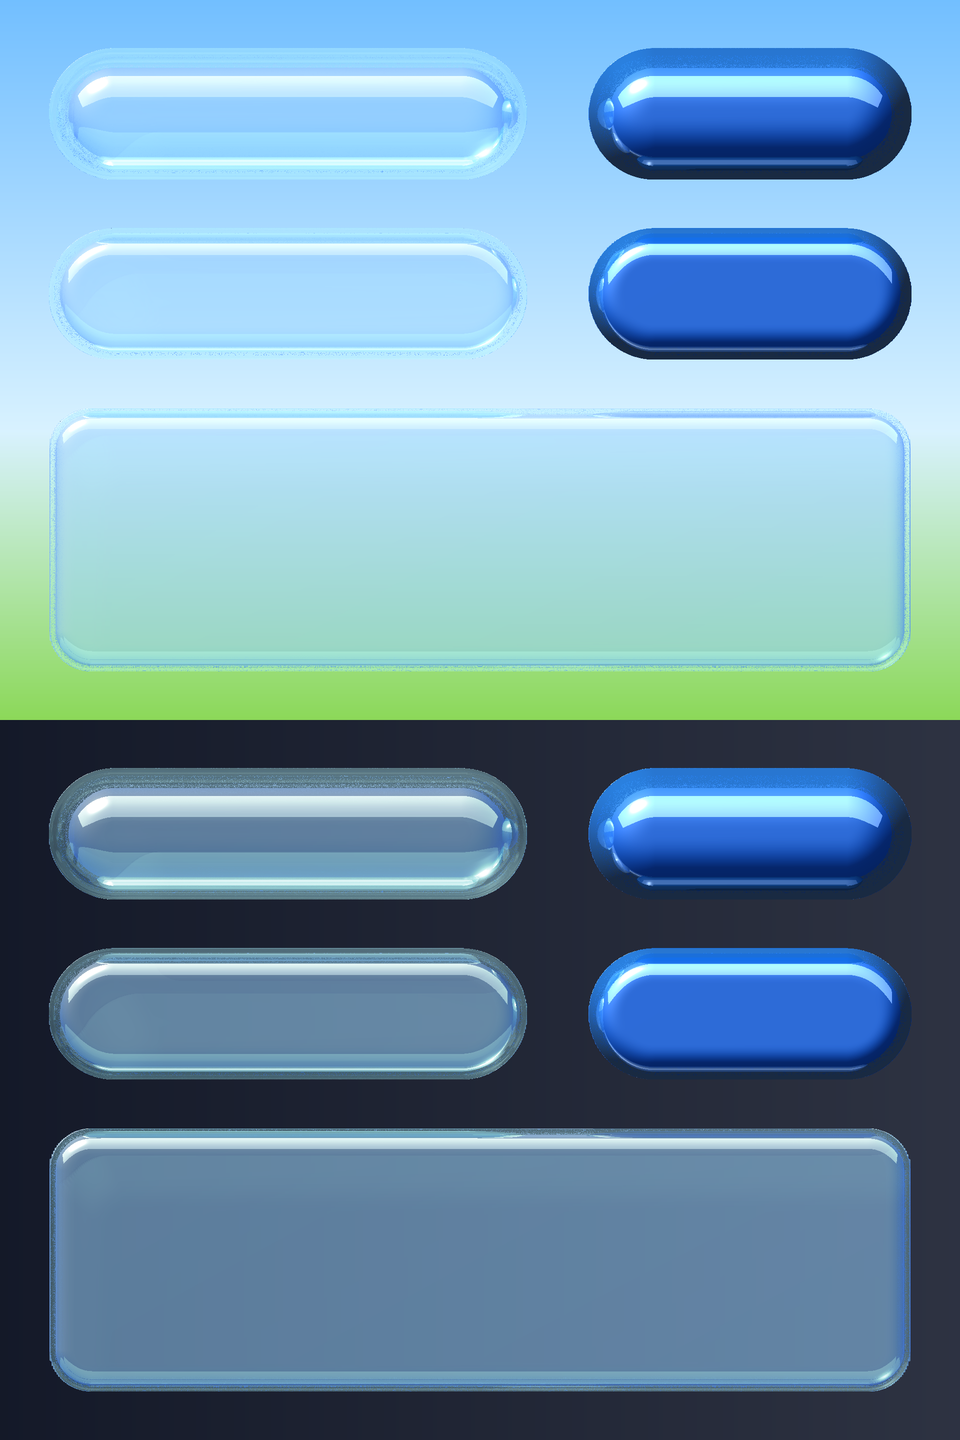

The Python source for this figure:
import sys, time; sys.path.insert(0, 'build')
from studio import build_sheet
from bryce_harness import preview
from PIL import Image

AQUA = dict(diffuse='#1466c8', diffusion=0.75, ambient='#0a3a80', ambience=0.35, specularity=1.0, reflection=0.35)
GLASS = dict(diffuse='#d8f0ff', diffusion=0.12, ambient='#9fd8ff', ambience=0.08, specularity=1.0,
             transparency=0.85, transparent='#e8f8ff', reflection=0.25, refraction=1.25)

def fn(st):
    # row 1: dome pills (round cross-section)
    st.pill(16, 16, 160, 44, GLASS)
    st.pill(196, 16, 108, 44, AQUA)
    # row 2: flat-face buttons (bevel 12px), text-friendly
    st.pill(16, 76, 160, 44, GLASS, bevel=12, thickness=20)
    st.pill(196, 76, 108, 44, AQUA, bevel=12, thickness=20)
    # row 3: rounded-rect panel slab (glass), small radius
    st.slab(16, 136, 288, 88, 14, 10, 12, GLASS)

t = time.time()
rgba, _ = build_sheet('ld2', fn, 320, 240)
print('render s', round(time.time() - t))
im = preview.strip(rgba, ('aero', 'dark'))
im.resize((im.width // 2, im.height // 2), Image.LANCZOS).save('lookdev/ld2.png')
